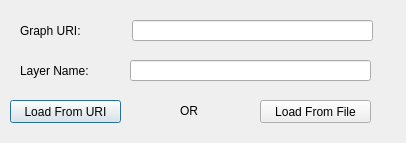
<?xml version="1.0" encoding="UTF-8"?>
<ui version="4.0">
 <class>LoadGraphDialog</class>
 <widget class="QDialog" name="LoadGraphDialog">
  <property name="geometry">
   <rect>
    <x>0</x>
    <y>0</y>
    <width>406</width>
    <height>143</height>
   </rect>
  </property>
  <property name="windowTitle">
   <string>Dialog</string>
  </property>
  <widget class="QPushButton" name="loadFromURIButton">
   <property name="geometry">
    <rect>
     <x>10</x>
     <y>100</y>
     <width>111</width>
     <height>23</height>
    </rect>
   </property>
   <property name="text">
    <string>Load From URI</string>
   </property>
  </widget>
  <widget class="QPushButton" name="loadFromFileButton">
   <property name="geometry">
    <rect>
     <x>260</x>
     <y>100</y>
     <width>111</width>
     <height>23</height>
    </rect>
   </property>
   <property name="text">
    <string>Load From File</string>
   </property>
  </widget>
  <widget class="QLineEdit" name="graphURIEdit">
   <property name="geometry">
    <rect>
     <x>132</x>
     <y>20</y>
     <width>241</width>
     <height>21</height>
    </rect>
   </property>
  </widget>
  <widget class="QLabel" name="graphURILabel">
   <property name="geometry">
    <rect>
     <x>20</x>
     <y>15</y>
     <width>101</width>
     <height>31</height>
    </rect>
   </property>
   <property name="text">
    <string>Graph URI:</string>
   </property>
  </widget>
  <widget class="QLabel" name="OrLabel">
   <property name="geometry">
    <rect>
     <x>180</x>
     <y>100</y>
     <width>61</width>
     <height>21</height>
    </rect>
   </property>
   <property name="text">
    <string>OR</string>
   </property>
  </widget>
  <widget class="QLineEdit" name="layerNameEdit">
   <property name="geometry">
    <rect>
     <x>130</x>
     <y>60</y>
     <width>241</width>
     <height>21</height>
    </rect>
   </property>
  </widget>
  <widget class="QLabel" name="layerNameLabel">
   <property name="geometry">
    <rect>
     <x>20</x>
     <y>60</y>
     <width>101</width>
     <height>21</height>
    </rect>
   </property>
   <property name="text">
    <string>Layer Name:</string>
   </property>
  </widget>
 </widget>
 <resources/>
 <connections/>
</ui>
